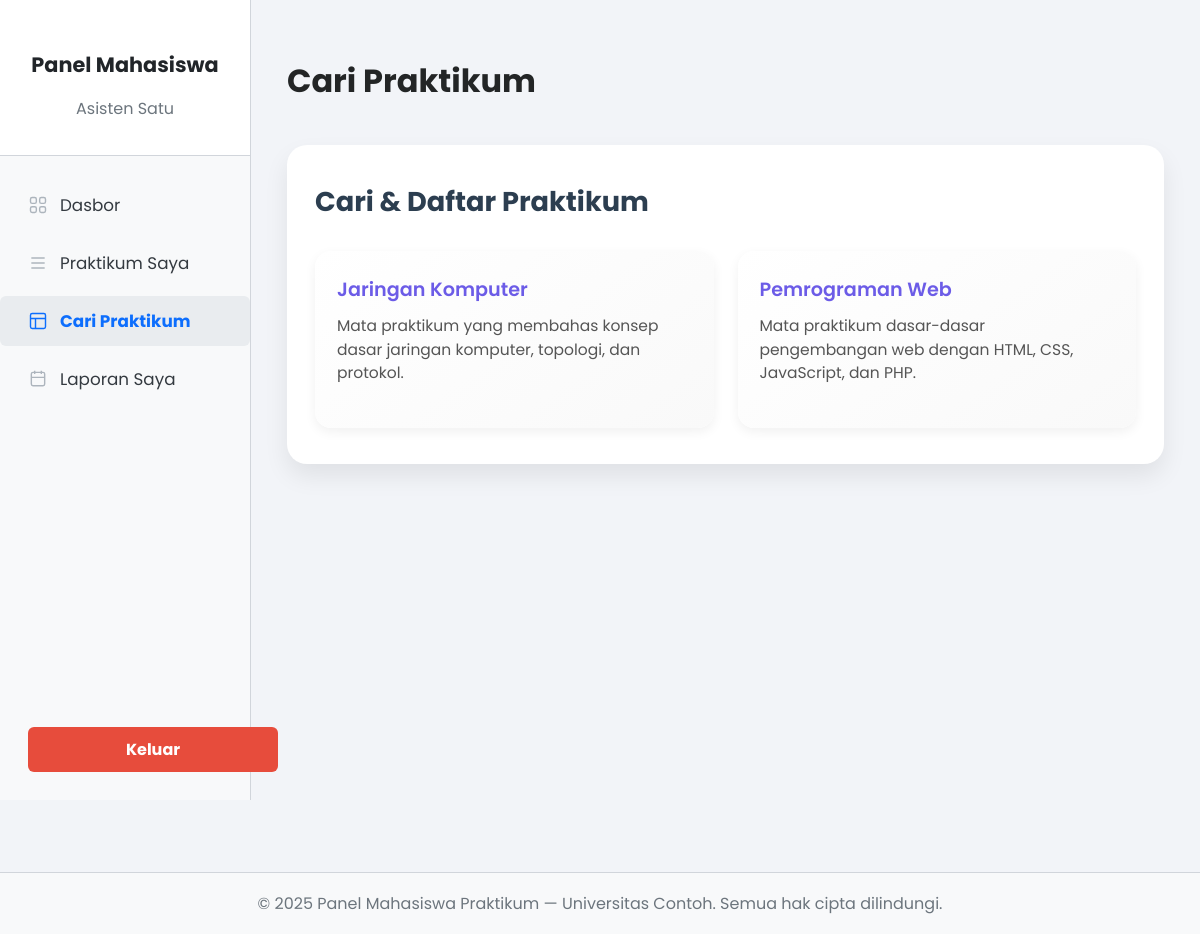
/mahasiswa/courses.php (signed in), run on the app's committed database.
### tables this page shows
CREATE TABLE `mata_praktikum` (
  `id` int(11) NOT NULL AUTO_INCREMENT,
  `nama_praktikum` varchar(255) NOT NULL,
  `deskripsi` text DEFAULT NULL,
  PRIMARY KEY (`id`)
);

### mahasiswa/courses.php (the view, shortened to what this page needs)
<?php
require_once '../config.php';
require_once 'templates/header_mahasiswa.php';
$sql = "SELECT id, nama_praktikum, deskripsi FROM mata_praktikum ORDER BY nama_praktikum ASC";
$result = $conn->query($sql);
$mata_praktikum_list = [];
if ($result && $result->num_rows > 0) {
    while ($row = $result->fetch_assoc()) {
        $mata_praktikum_list[] = $row;
    }
}
?>
<div class="classic-section">
    <div class="classic-title">Cari &amp; Daftar Praktikum</div>
    <?php if (!empty($mata_praktikum_list)): ?>
        <div class="classic-list-grid">
            <?php foreach ($mata_praktikum_list as $praktikum): ?>
                <div class="classic-card">
                    <div>
                        <div class="classic-card-title"><?php echo htmlspecialchars($praktikum['nama_praktikum']); ?></div>
                        <div class="classic-card-desc">
                            <?php echo nl2br(htmlspecialchars($praktikum['deskripsi'] ?? 'Belum ada deskripsi.')); ?>
                        </div>
                    </div>
                </div>
            <?php endforeach; ?>
        </div>
    <?php else: ?>
        <div style="background:#fff3cd; border:1px solid #ffeeba; color:#856404; border-radius:6px; padding:16px 18px; margin-top:18px;">
            <strong>Informasi:</strong> Belum ada praktikum yang tersedia saat ini.
        </div>
    <?php endif; ?>
</div>
<?php
require_once 'templates/footer_mahasiswa.php';
?>

### mahasiswa/templates/header_mahasiswa.php (style rules this page uses)
body { font-family: 'Segoe UI', 'Arial', sans-serif; background: #f4f6fb; margin: 0; }

### mahasiswa/courses.php (style rules this page uses)
body { font-family: 'Poppins', sans-serif; background-color: #f2f4f8; margin: 0; }
.classic-section { background: #ffffff; border-radius: 20px; padding: 36px 28px; margin: 40px auto; box-shadow: 0 12px 24px rgba(0, 0, 0, 0.08); max-width: 1000px; transition: all 0.3s ease; }
.classic-title { font-size: 1.7rem; font-weight: 700; color: #2c3e50; margin-bottom: 28px; }
.classic-list-grid { display: grid; grid-template-columns: repeat(auto-fit, minmax(280px, 1fr)); gap: 24px; }
.classic-card { background: linear-gradient(145deg, #ffffff, #f9f9f9); border-radius: 16px; padding: 24px 22px; box-shadow: 0 4px 12px rgba(0,0,0,0.06); display: flex; flex-direction: column; justify-content: space-between; transition: transform 0.3s ease; }
.classic-card-title { font-size: 1.2rem; font-weight: 600; color: #6c5ce7; margin-bottom: 10px; }
.classic-card-desc { color: #555; font-size: 0.97rem; line-height: 1.5; margin-bottom: 20px; min-height: 60px; }

### data on the page
mata_praktikum: nama_praktikum "Jaringan Komputer", deskripsi "Mata praktikum yang membahas konsep dasar jaringan komputer, topologi, dan protokol."
mata_praktikum: nama_praktikum "Pemrograman Web", deskripsi "Mata praktikum dasar-dasar pengembangan web dengan HTML, CSS, JavaScript, dan PHP."

### other printed values
$_SESSION['nama'] "Asisten Satu"
$pageTitle "Cari Praktikum"
